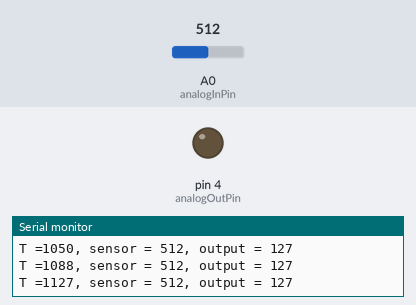
A sketch run on a simulated Arduino Uno, built with avr-gcc and run on an emulated ATmega328P. Shown: output pins drawn as LEDs (lit = HIGH), the last lines printed to the serial monitor. The inputs (shaded band) are chosen by the test bench; at power-on: A0 (analogInPin) = 512.

Above: at 1.2 s.
1.3 s: A0 (analogInPin) set to 525
At 2.3 s:
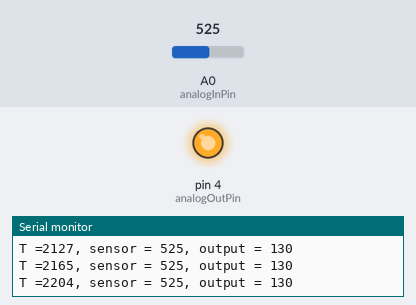
2.8 s: A0 (analogInPin) set to 511
At 3.5 s:
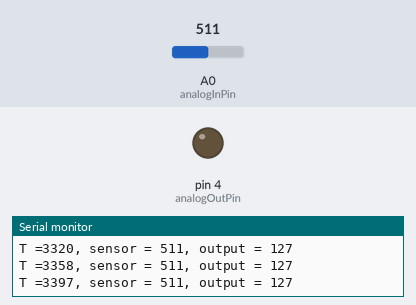
5.8 s: A0 (analogInPin) set to 716
At 7.0 s:
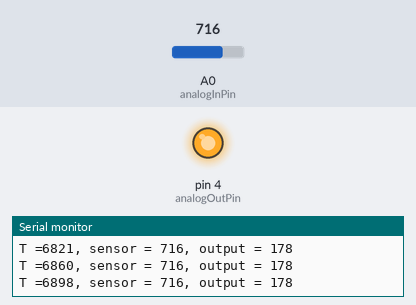
Timing chart, 0 to 8.8 s (numbered marks = the images above; inputs shaded):
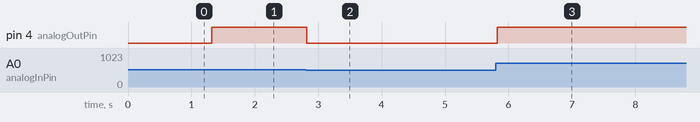

Measured:
- the behaviour switches between 513 and 514 on A0 (analogInPin) (found by bisection; images 0 and 1)
- after the input at 1.3 s, pin 4 (analogOutPin): LOW → HIGH at once
- after the input at 2.8 s, pin 4 (analogOutPin): HIGH → LOW at once
- after the input at 5.8 s, pin 4 (analogOutPin): LOW → HIGH at once

The sketch:

Test_millis.ino
```cpp
// These constants won't change.  They're used to give names
// to the pins used:
const int analogInPin = A0;  // Analog input pin that the potentiometer is attached to
const int analogOutPin = 4; // Analog output pin that the LED is attached to

unsigned long T;

int sensorValue = 0;        // value read from the pot
int outputValue = 0;        // value output to the PWM (analog out)

void setup() {
  // initialize serial communications at 9600 bps:
  Serial.begin(9600);
}

void loop() {
  T = millis();
  // read the analog in value:
  sensorValue = analogRead(analogInPin);
  // map it to the range of the analog out:
  outputValue = map(sensorValue, 0, 1023, 0, 255);
  // change the analog out value:
  analogWrite(analogOutPin, outputValue);

  // print the results to the serial monitor:
  Serial.print("T =");
  Serial.print(T);
  Serial.print(", sensor = ");
  Serial.print(sensorValue);
  Serial.print(", output = ");
  Serial.println(outputValue);

  // wait 2 milliseconds before the next loop
  // for the analog-to-digital converter to settle
  // after the last reading:
  delay(2);
}
```
